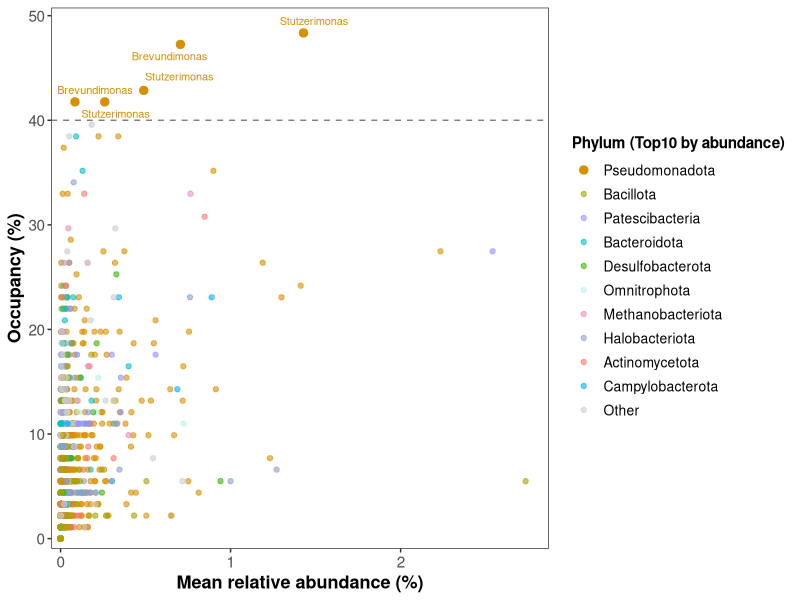
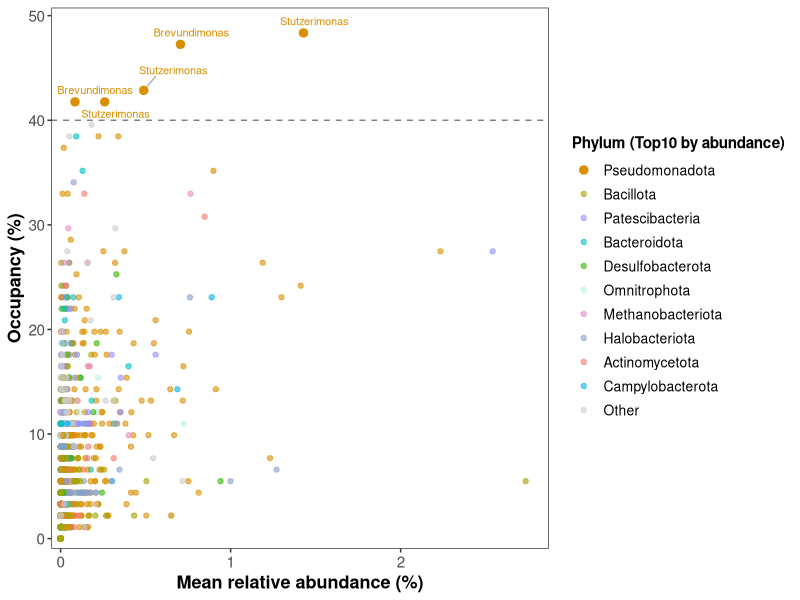

These figures' R source, in order:
library(ggplot2)
library(ape)
library(vegan)
library(ggsci)
library(patchwork)
library(tidyverse)
library(ggrepel)
library(dplyr)

# Data

otu_table <- read.delim("all_MAG_covem_oil.tsv", row.names = 1,
                        check.names = FALSE)
dim(otu_table)

taxa <- read.csv("anonotation.csv")

# Calculation 

occupancy <- rowSums(otu_table > 0) / ncol(otu_table) * 100

otu_relative_abundance <- sweep(otu_table, 2, colSums(otu_table), FUN = "/") * 100

otu_mean_relative_abundance <- rowMeans(otu_relative_abundance, na.rm = TRUE)

otu_summary <- data.frame(genome = rownames(otu_table),
                          Occupancy = occupancy,
                          Mean_Relative_Abundance = otu_mean_relative_abundance)

write.csv(otu_summary, "MAG_summary_oil.csv", row.names = FALSE)

otu_taxa_summary <- left_join(
  otu_summary,
  taxa,
  by = c("genome" = "MAG")
)

write.csv(otu_taxa_summary, "otu_taxa_summary_oil.csv", row.names = FALSE)

names(otu_taxa_summary)

otu_taxa_summary <- otu_taxa_summary %>%
  mutate(Phylum_Color = ifelse(Occupancy > 40, 
                               Phylum, "Other"))

top10_phyla <- c(
  "Pseudomonadota", "Bacillota", "Patescibacteria",
  "Bacteroidota", "Desulfobacterota",
  "Omnitrophota", "Methanobacteriota","Halobacteriota","Actinomycetota","Campylobacterota"
)

top10_colors <- c(
  '#D89000','#A3A500','#9590FF','#00BFC4',
  '#39B600','#B8F1ED','#E78AC3',"#8DA0CB","#F8766D","#00B0F6"
)

otu_taxa_summary <- otu_taxa_summary %>%
  mutate(
    Phylum_Color = ifelse(
      Phylum %in% top10_phyla,
      Phylum,
      "Other"
    )
  )

otu_taxa_summary$Phylum_Color <- factor(
  otu_taxa_summary$Phylum_Color,
  levels = c(top10_phyla, "Other")
)

color_map <- c(
  setNames(top10_colors, top10_phyla),
  Other = "grey80"
)

(p_oil<- ggplot(
  otu_taxa_summary,
  aes(x = Mean_Relative_Abundance, y = Occupancy)
) +
    geom_point(
      data = subset(otu_taxa_summary, Occupancy <= 40),
      aes(color = Phylum_Color),
      size = 1.5,
      alpha = 0.6
    ) +
    
    geom_point(
      data = subset(otu_taxa_summary, Occupancy > 40),
      aes(color = Phylum_Color),
      size = 2.5
    ) +
    
    geom_hline(
      yintercept = 40,
      linetype = "dashed",
      color = "grey50"
    ) +
    
    geom_text_repel(
      data = subset(otu_taxa_summary, Occupancy > 40),
      aes(label = Genus, color = Phylum_Color),
      size = 2.8,
      box.padding = 0.3,
      point.padding = 0.4,
      max.overlaps = 30,
      segment.color = "grey70"
    ) +
    
    scale_color_manual(
      values = color_map,
      name = "Phylum (Top10 by abundance)"
    ) +
    
    scale_x_continuous(expand = expansion(mult = c(0.02, 0.05))) +
    scale_y_continuous(expand = expansion(mult = c(0.02, 0.05))) +
    
    labs(
      x = "Mean relative abundance (%)",
      y = "Occupancy (%)"
    ) +
    
    theme_bw() +
    theme(
      panel.grid = element_blank(),
      axis.title = element_text(size = 13, face = "bold"),
      axis.text  = element_text(size = 11),
      legend.title = element_text(size = 11, face = "bold"),
      legend.text  = element_text(size = 10)
    ))

ggsave(
  "Occupancy.pdf",
  plot = p_oil,
  width = 4,
  height = 4.5
)
